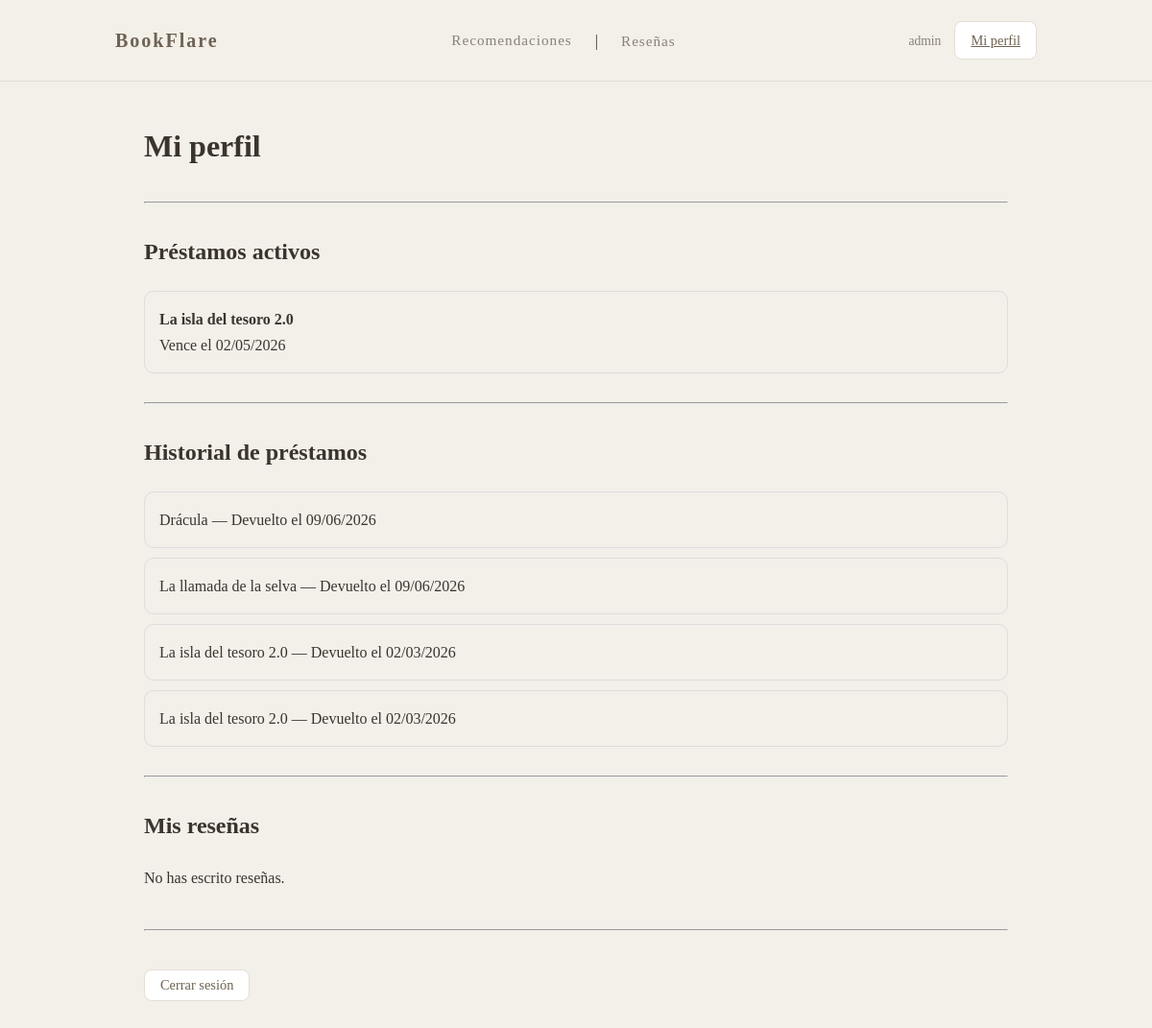
The app's page /perfil/ (signed in) with its own data.
### books/models.py (models this page shows, shortened)
class CustomUser(AbstractUser):
    email = models.EmailField(max_length=200, unique=True)
    es_bibliotecario = models.BooleanField(default=False, verbose_name="¿Es bibliotecario?")
    class Meta:
        verbose_name = "Usuario"
        verbose_name_plural = "Usuarios"

class Prestamo(models.Model):
    class Estado(models.TextChoices):
        ACTIVO = "ACTIVO", "Leyendo"
        FINALIZADO = "FINALIZADO", "Devuelto"
        CADUCADO = "CADUCADO", "Caducado"
    usuario = models.ForeignKey(CustomUser, on_delete=models.CASCADE, related_name="prestamos")
    inventario = models.ForeignKey(Inventario, on_delete=models.CASCADE, related_name="prestamos_activos")
    fecha_inicio = models.DateTimeField(auto_now_add=True)
    fecha_vencimiento = models.DateTimeField(editable=False)
    fecha_devolucion = models.DateTimeField(null=True, blank=True)
    estado = models.CharField(max_length=20, choices=Estado.choices, default=Estado.ACTIVO)
    class Meta:
        verbose_name = "Préstamo"
        ordering = ["-fecha_inicio"]

class Inventario(models.Model):
    biblioteca = models.ForeignKey(Biblioteca, on_delete=models.CASCADE, related_name="inventario")
    libro = models.ForeignKey(Libro, on_delete=models.CASCADE, related_name="inventario_disponible")
    licencias_totales = models.PositiveIntegerField(default=1)
    licencias_ocupadas = models.PositiveIntegerField(default=0)
    class Meta:
        verbose_name = "Inventario de Licencias"
        unique_together = ('biblioteca', 'libro')

class Libro(models.Model):
    isbn = models.CharField(max_length=13, primary_key=True)
    titulo = models.CharField(max_length=200)
    autor = models.CharField(max_length=100)
    genero = models.CharField(max_length=50) #sirve para filtrar por categorias
    descripcion = models.TextField(blank=True)
    anio = models.PositiveIntegerField()
    portada = models.ImageField(upload_to='portadas/', blank=True)
    archivo_digital = models.FileField(upload_to='libros_digitales/', help_text="Archivo del libro (.pdf, .html, etc)")
    visitas_totales = models.PositiveIntegerField(default=0)
    class Meta:
        verbose_name = "Libro Digital"
        verbose_name_plural = "Libros Digitales"
        ordering = ["-visitas_totales"] #ordenados por popularidad

### books/views.py (the view)
# urls.py: path("perfil/", views.perfil, name="perfil"),
@login_required
def perfil(request):
    prestamos_activos = request.user.prestamos.filter(
        estado=Prestamo.Estado.ACTIVO
    )
    prestamos_finalizados = request.user.prestamos.filter(
        estado=Prestamo.Estado.FINALIZADO
    )
    resenas = Reseña.objects.filter(
        usuario=request.user
    ).select_related("libro")
    return render(request, "books/perfil.html", {
        "prestamos_activos": prestamos_activos,
        "prestamos_finalizados": prestamos_finalizados,
        "resenas": resenas
    })

### books/templates/books/perfil.html (shortened to what this page needs)
{% extends "base.html" %}
{% block content %}
<div style="max-width:900px; margin:40px auto;">
    <h1>Mi perfil</h1>
    <hr style="margin:30px 0;">
    <h2>Préstamos activos</h2>
    {% if prestamos_activos %}
        {% for p in prestamos_activos %}
            <div style="padding:15px; margin-bottom:10px; border:1px solid #ddd; border-radius:10px;">
                <strong>{{ p.inventario.libro.titulo }}</strong><br>
                Vence el {{ p.fecha_vencimiento|date:"d/m/Y" }}
            </div>
        {% endfor %}
    {% else %}
        <p>No tienes préstamos activos.</p>
    {% endif %}
    <hr style="margin:30px 0;">
    <h2>Historial de préstamos</h2>
    {% if prestamos_finalizados %}
        {% for p in prestamos_finalizados %}
            <div style="padding:15px; margin-bottom:10px; border:1px solid #ddd; border-radius:10px;">
                {{ p.inventario.libro.titulo }} — Devuelto el {{ p.fecha_devolucion|date:"d/m/Y" }}
            </div>
        {% endfor %}
    {% else %}
        <p>No tienes historial de préstamos.</p>
    {% endif %}
    <hr style="margin:30px 0;">
    <h2>Mis reseñas</h2>
    {% if resenas %}
        {% for r in resenas %}
            <div style="padding:15px; margin-bottom:10px; border:1px solid #ddd; border-radius:10px;">
                <strong>{{ r.libro.titulo }}</strong><br>
                ⭐ {{ r.rating }}/5
                {% if r.comentario %}
                    <p>{{ r.comentario }}</p>
                {% endif %}
            </div>
        {% endfor %}
    {% else %}
        <p>No has escrito reseñas.</p>
    {% endif %}
    <hr style="margin:40px 0;">
    <form method="post" action="{% url 'logout' %}">
        <button class="btn btn--outline-danger">Cerrar sesión</button>
    </form>
</div>
{% endblock %}

### books/templates/base.html (shortened to what this page needs)
{% load static %}
<!doctype html>
<html lang="es">
<head>
    <link rel="stylesheet" href="{% static 'css/base.css' %}">
</head>
<body>
    <nav class="navbar">
        <div class="container navbar__inner">
            <a class="navbar__brand" href="{% url 'principal' %}">
                BookFlare
            </a>
            <ul class="navbar__menu">
                <a class="navbar__link" href="{% url 'recomendaciones' %}">
                Recomendaciones
            </a>
                <li class="navbar__item separator">|</li>
                <li class="navbar__item">
                    <a class="navbar__link" href="{% url 'lista_resenas' %}">
                        Reseñas
                    </a>
                </li>
            </ul>
            <div class="navbar__actions">
                {% if user.is_authenticated %}
                    <span class="muted small">
                        {{ user.username }}
                    </span>
                    <a class="btn btn--outline btn--sm" href="{% url 'perfil' %}">
                        Mi perfil
                    </a>
                {% endif %}
            </div>
        </div>
    </nav>
    <main class="container main">
        {% block content %}{% endblock %}
    </main>
</body>
</html>

### books/static/css/base.css (style rules this page uses)
:root { --bg: #f3efe9; --surface: #ffffff; --text: #3a342d; --muted: #8a8176; --line: #e4ded6; --earth-1: #c2b59b; --earth-2: #a38f73; --earth-3: #6e6253; --radius: 8px; }
* { box-sizing: border-box; }
body { margin: 0; font-family: "Cormorant Garamond", Georgia, serif; background: var(--bg); color: var(--text); line-height: 1.7; }
.container { max-width: 960px; margin: 0 auto; }
.navbar { border-bottom: 1px solid var(--line); background: var(--bg); }
.navbar__inner { display: flex; justify-content: space-between; align-items: center; padding: 22px 0; }
.navbar__brand { text-decoration: none; font-size: 20px; letter-spacing: 2px; color: var(--earth-3); font-weight: 600; }
.navbar__menu { list-style: none; display: flex; gap: 24px; margin: 0; padding: 0; }
.navbar__link { text-decoration: none; color: var(--muted); font-size: 0.95rem; letter-spacing: 1px; transition: opacity .2s ease; }
.navbar__actions { display: flex; align-items: center; gap: 14px; }
.btn { padding: 7px 16px; border-radius: var(--radius); border: 1px solid var(--line); background: var(--surface); font-family: inherit; font-size: 0.9rem; color: var(--earth-3); cursor: pointer; transition: background .2s ease; }
.muted { color: var(--muted); }
.small { font-size: 0.85rem; }

### records on screen
CustomUser: username "admin"
Prestamo: inventario.libro.titulo "La isla del tesoro 2.0", fecha_vencimiento "02/05/2026"
Prestamo: inventario.libro.titulo "Drácula", fecha_devolucion "09/06/2026"
Prestamo: inventario.libro.titulo "La llamada de la selva", fecha_devolucion "09/06/2026"
Prestamo: inventario.libro.titulo "La isla del tesoro 2.0", fecha_devolucion "02/03/2026"
Prestamo: inventario.libro.titulo "La isla del tesoro 2.0", fecha_devolucion "02/03/2026"
